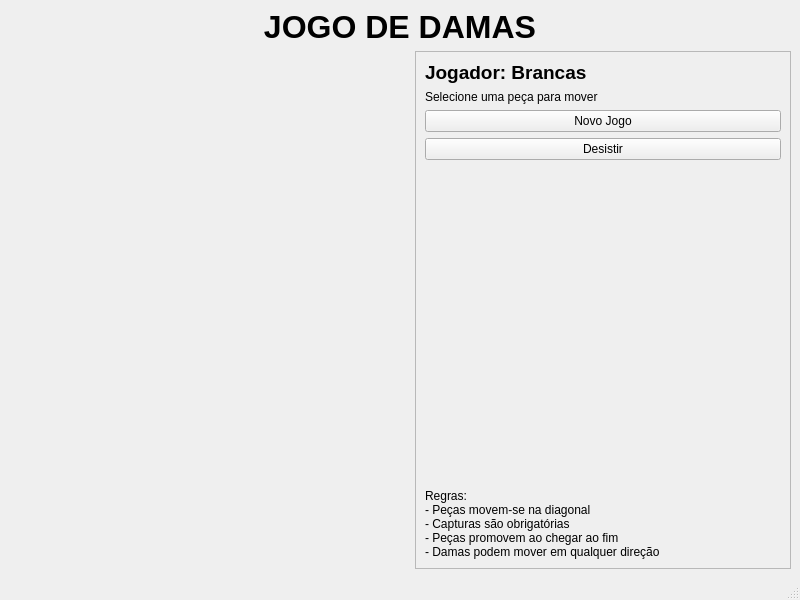
<?xml version="1.0" encoding="UTF-8"?>
<ui version="4.0">
 <class>MainWindow</class>
 <widget class="QMainWindow" name="MainWindow">
  <property name="geometry">
   <rect>
    <x>0</x>
    <y>0</y>
    <width>800</width>
    <height>600</height>
   </rect>
  </property>
  <property name="windowTitle">
   <string>Jogo de Damas</string>
  </property>
  <widget class="QWidget" name="centralwidget">
   <layout class="QVBoxLayout" name="verticalLayout">
    <item>
     <widget class="QLabel" name="label_titulo">
      <property name="font">
       <font>
        <pointsize>24</pointsize>
        <weight>75</weight>
        <bold>true</bold>
       </font>
      </property>
      <property name="text">
       <string>JOGO DE DAMAS</string>
      </property>
      <property name="alignment">
       <set>Qt::AlignCenter</set>
      </property>
     </widget>
    </item>
    <item>
     <layout class="QHBoxLayout" name="horizontalLayout">
      <item>
       <widget class="TabuleiroWidget" name="tabuleiro_widget" native="true">
        <property name="minimumSize">
         <size>
          <width>400</width>
          <height>400</height>
         </size>
        </property>
       </widget>
      </item>
      <item>
       <widget class="QFrame" name="frame">
        <property name="minimumSize">
         <size>
          <width>200</width>
          <height>0</height>
         </size>
        </property>
        <property name="frameShape">
         <enum>QFrame::StyledPanel</enum>
        </property>
        <property name="frameShadow">
         <enum>QFrame::Raised</enum>
        </property>
        <layout class="QVBoxLayout" name="verticalLayout_2">
         <item>
          <widget class="QLabel" name="label_jogador">
           <property name="font">
            <font>
             <pointsize>14</pointsize>
             <weight>75</weight>
             <bold>true</bold>
            </font>
           </property>
           <property name="text">
            <string>Jogador: Brancas</string>
           </property>
          </widget>
         </item>
         <item>
          <widget class="QLabel" name="label_status">
           <property name="text">
            <string>Selecione uma peça para mover</string>
           </property>
           <property name="wordWrap">
            <bool>true</bool>
           </property>
          </widget>
         </item>
         <item>
          <widget class="QPushButton" name="btn_novo_jogo">
           <property name="text">
            <string>Novo Jogo</string>
           </property>
          </widget>
         </item>
         <item>
          <widget class="QPushButton" name="btn_desistir">
           <property name="text">
            <string>Desistir</string>
           </property>
          </widget>
         </item>
         <item>
          <spacer name="verticalSpacer">
           <property name="orientation">
            <enum>Qt::Vertical</enum>
           </property>
           <property name="sizeHint" stdset="0">
            <size>
             <width>20</width>
             <height>40</height>
            </size>
           </property>
          </spacer>
         </item>
         <item>
          <widget class="QLabel" name="label_regras">
           <property name="text">
            <string>Regras:
- Peças movem-se na diagonal
- Capturas são obrigatórias
- Peças promovem ao chegar ao fim
- Damas podem mover em qualquer direção</string>
           </property>
           <property name="wordWrap">
            <bool>true</bool>
           </property>
          </widget>
         </item>
        </layout>
       </widget>
      </item>
     </layout>
    </item>
   </layout>
  </widget>
  <widget class="QStatusBar" name="statusbar"/>
 </widget>
 <customwidgets>
  <customwidget>
   <class>TabuleiroWidget</class>
   <extends>QWidget</extends>
   <header>tabuleiro_widget.h</header>
  </customwidget>
 </customwidgets>
 <resources/>
 <connections/>
</ui>
